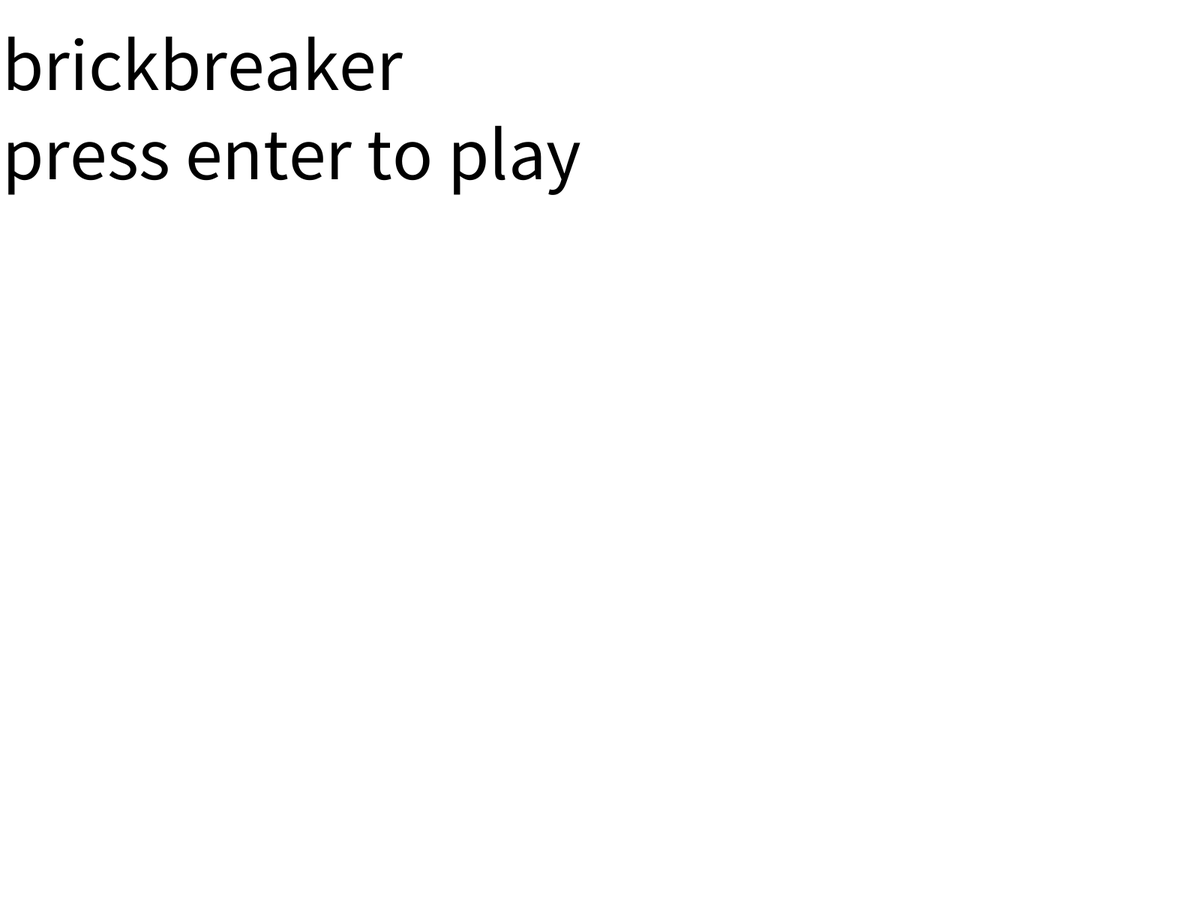
Frame 1 (no input)
Frame 60 (the mouse pressed at the canvas centre just before this capture): identical to frame 1, image omitted
Frame 120 (the mouse held since frame 60 and released just before this capture): identical to frame 1, image omitted

The Processing sketch that drew this single still picture (run headless with seeded random() and noise(); from frame 60 on, the mouse is pressed at the canvas centre):

// Processing sketch: brick_breaker
// ── brick_breaker.pde
int Mode = 3;
boolean left, right;
Map m;
void setup() {
  m = new Map(5);
  fullScreen();
}

void draw() {
  background(255);
  switch(Mode) {
  case 1:
    m.show();
    if (m.p.lives==0) {
      Mode = 2;
    } else if(m.score >= m.winningscore){
      Mode = 2; 
    } else{
      break;
    }
    
  case 2: 
    background(0);
    fill(255);
    textSize(100);
    if(m.p.lives==0){
      text("you lose\npress enter to restart", CENTER, height/10);
    } else{
      text("you win\npress enter to restart", CENTER, height/10);
    }
    break; 
  case 3:
    textSize(100);
    fill(0);
    text("brickbreaker\npress enter to play", CENTER, height/10);
    break;
  }
}
public void keyPressed() {
  //System.out.println("hello");
  if (keyCode == LEFT) {
    left = true;
  } else if (keyCode == RIGHT) {
    right = true;
  }
}
public void keyReleased() {
  if (keyCode == LEFT) {
    left = false;
  }
  if (keyCode == RIGHT) {
    right = false;
  }
  if(keyCode == ENTER){
    Mode = 1; 
    m = new Map((int)random(5, 10));
  }
}

// ── Ball.pde
class Ball{
  int size;
  int posX, posY;
  int speedx, speedy;
  public Ball(){
    size = 30;
    posX = width/2+size;
    posY = height-(height/10)-size;
    speedx = 0;
    speedy = 5;
  }
  public Ball(int size, int speedx, int speedy){
    this.size = size;
    this.speedx = speedx;
    this.speedy = speedy;
  }
  public void show(){
    fill(255, 0, 0);
    ellipse(posX, posY, size, size);
  }
  public void move(){
    posX += speedx;
    posY += speedy;
  }
}

// ── Brick.pde
class Brick {
  int hp;
  int posX, posY;
  public Brick(int posX, int posY) {
    this.posX = posX;
    this.posY = posY;
    hp = 1;
  }
  public Brick(int hp, int posX, int posY) {
    this.hp = hp;
    this.posX = posX;
    this.posY = posY;
  }
  public void minusHP() {
    hp--;
  }
  public void show() {
    if (hp>0) {
      float c = map(hp, 1, 10, 0, 255);
      fill(0, c, 0);
      rect(posX, posY, 100, 50);
      //System.out.println("hi");
    }
  }
  int On(float cx, float cy, float radius) {
    if (hp<=0) {
      return 0;
    }
    // temporary variables to set edges for testing
    float testX = cx;
    float testY = cy;
    int side = 0; 
    // which edge is closest?
    if (cx < posX) {        
      testX = posX;      // test left edge
      side = 1;
    } else if (cx > posX+100) { 
      testX = posX+100;   // right edge
      side = 1;
    }
    if (cy < posY) {        
      testY = posY;      // top edge
      side = 2;
    } else if (cy > posY+50) { 
      testY = posY+50;   // bottom edge
      side = 2;
    }

    // get distance from closest edges
    float distX = cx-testX;
    float distY = cy-testY;
    float distance = sqrt( (distX*distX) + (distY*distY) );

    // if the distance is less than the radius, collision!
    if (distance <= radius) {
      return side;
    }
    return 0;
  }
}

// ── Map.pde
class Map {
  Player p;
  Ball ba;
  Brick[][] bricks;
  int score = 0;
  int winningscore = 100;
  //int num = 0; 
  public Map(int size) {
    p = new Player();
    ba = new Ball();
    bricks = new Brick[size][size];
    int posx = (width/2)-(size/2*100);
    int posy = 0;
    for (int i = 0; i<size; i++) {
      for (int j = 0; j<size; j++) {
        bricks[i][j]=(new Brick((int)(Math.random()*10)+1, posx, posy));
        posx+=100;
        if (posx+100>width) {
          posy+=50;
          posx = (width/2)-(size/2*100);
        }
      }
      posy+=50;
      posx = (width/2)-(size/2*100);
    }
  }
  public void show() {
    //rect(num, num, num, num);
    //num+=10;
    boolean collide = false; 
    background(255);

    p.show();
    ba.show();
    ba.move();
    collide = p.On(ba.posX, ba.posY, 15);
    for (int i = 0; i<bricks.length; i++) {
      for (int j = 0; j<bricks.length; j++) {
        bricks[i][j].show();
        if (bricks[i][j].On(ba.posX, ba.posY, 15)!=0) {
          bricks[i][j].hp--;
          score+=2;
          if (bricks[i][j].On(ba.posX, ba.posY, 15)==1) {
            ba.speedx = -ba.speedx;
          } else {
            ba.speedy = -ba.speedy;
          }

          //while (Math.abs(ba.speedx+ba.speedy)>10) {
          //  if (ba.speedx<0) {
          //    ba.speedx++;
          //  } else {
          //    ba.speedx--;
          //  }
          //  if (ba.speedy<0) {
          //    ba.speedy++;
          //  } else {
          //    ba.speedy--;
          //  }
          //}

          //while (Math.abs(ba.speedx+ba.speedy)<10) {
          //  if (ba.speedx<0) {
          //    ba.speedx--;
          //  } else {
          //    ba.speedx++;
          //  }
          //  if (ba.speedy<0) {
          //    ba.speedy--;
          //  } else {
          //    ba.speedy++;
          //  }
          //}
        }

        //System.out.println("hi");
      }
    }
    if (left == true && p.posX>=0) {
      p.moveLeft();
    } else if (right == true && p.posX+100<=width) {
      p.moveRight();
    }
    if (ba.posX < 0 || ba.posX > width) {
      ba.speedx = -ba.speedx; //bounce off the left and right walls
    }
    if (ba.posY < 0) {
      ba.speedy = -ba.speedy; //bounce off the top and bottom walls
    }
    if (ba.posY > height) {
      ba.speedy = -ba.speedy;
      p.lives--;
    }
    if (collide) {
      ba.speedx = (int)map((float)ba.posX-p.posX, 0, (float)p.size, 0, 5);
      ba.speedy = -ba.speedy;
      //while (Math.abs(ba.speedx+ba.speedy)>10) {
      //  if (ba.speedx<0) {
      //    ba.speedx++;
      //  } else {
      //    ba.speedx--;
      //  }
      //  if (ba.speedy<0) {
      //    ba.speedy++;
      //  } else {
      //    ba.speedy--;
      //  }
      //}

      //while (Math.abs(ba.speedx+ba.speedy)<10) {
      //  if (ba.speedx<0) {
      //    ba.speedx--;
      //  } else {
      //    ba.speedx++;
      //  }
      //  if (ba.speedy<0) {
      //    ba.speedy--;
      //  } else {
      //    ba.speedy++;
      //  }
      //}
      
    }
    fill(0);
      textSize(20);
      text("lives: "+p.lives, 0, 20);
      text("winning score: "+winningscore, 0, 50);
      text("your score: "+score, 0, 80);
      text("press enter to restart", 0, 110);
  }
}

// ── Player.pde
class Player {
  int speed;
  int posX, posY;
  int size;
  int lives = 3; 
  public Player() {
    speed = 5;
    size = 100;
    posX = width/2;
    posY = height-(height/10);
  }
  public Player(int size) {
    speed = 5;
    this.size = size;
    posX = width/2-size;
    posY = height-(height/10);
  }
  public void moveLeft() {
    posX-=speed;
  }
  public void moveRight() {
    posX+=speed;
  }
  
  boolean On(float cx, float cy, float radius) {

    // temporary variables to set edges for testing
    float testX = cx;
    float testY = cy;

    // which edge is closest?
    if (cx < posX)         testX = posX;      // test left edge
    else if (cx > posX+size) testX = posX+size;   // right edge
    if (cy < posY)         testY = posY;      // top edge
    else if (cy > posY+20) testY = posY+20;   // bottom edge

    // get distance from closest edges
    float distX = cx-testX;
    float distY = cy-testY;
    float distance = sqrt( (distX*distX) + (distY*distY) );

    // if the distance is less than the radius, collision!
    if (distance <= radius) {
      return true;
    }
    return false;
  }
  public void show() {
    rect(posX, posY, size, 20);
  }
}
